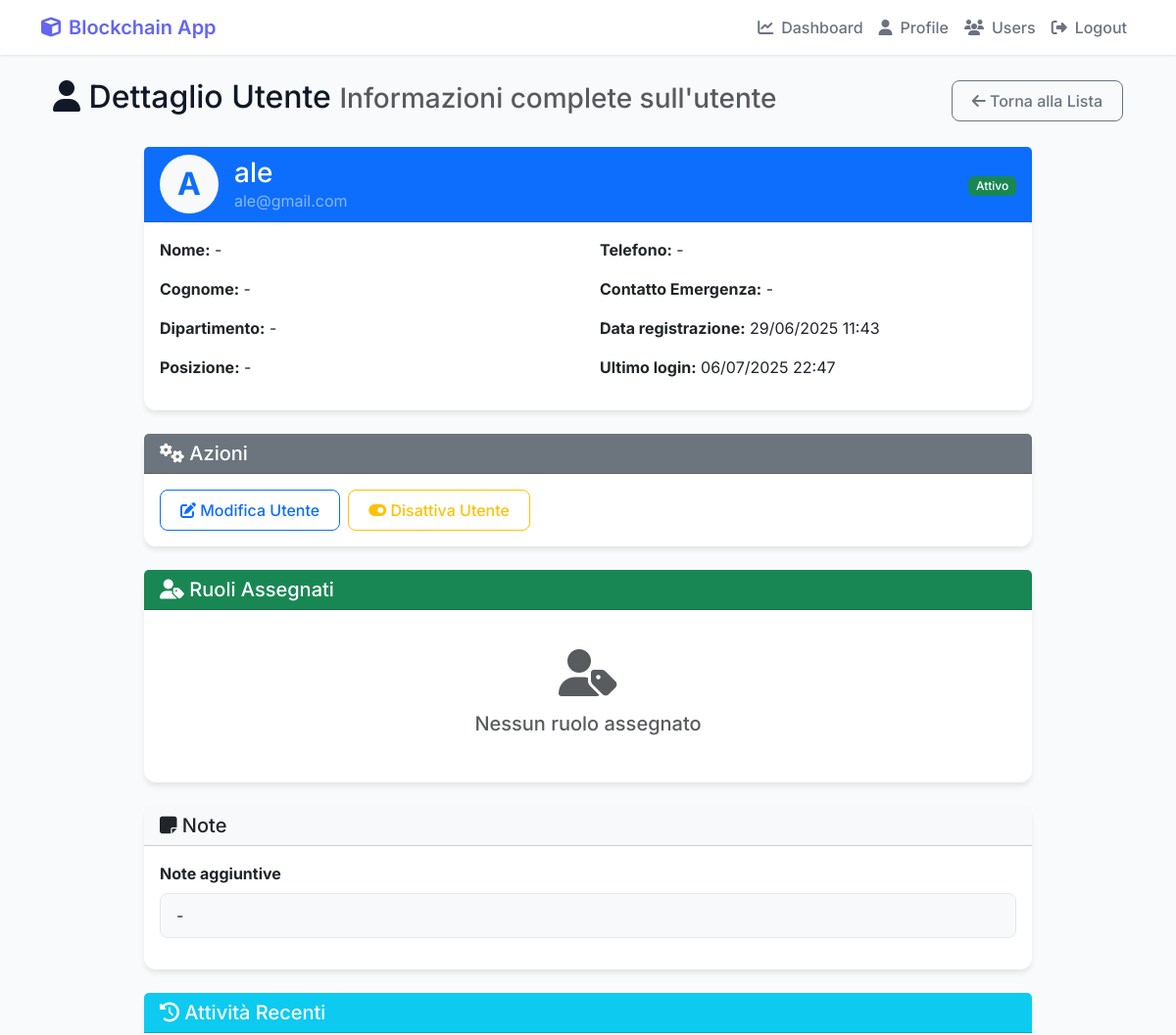
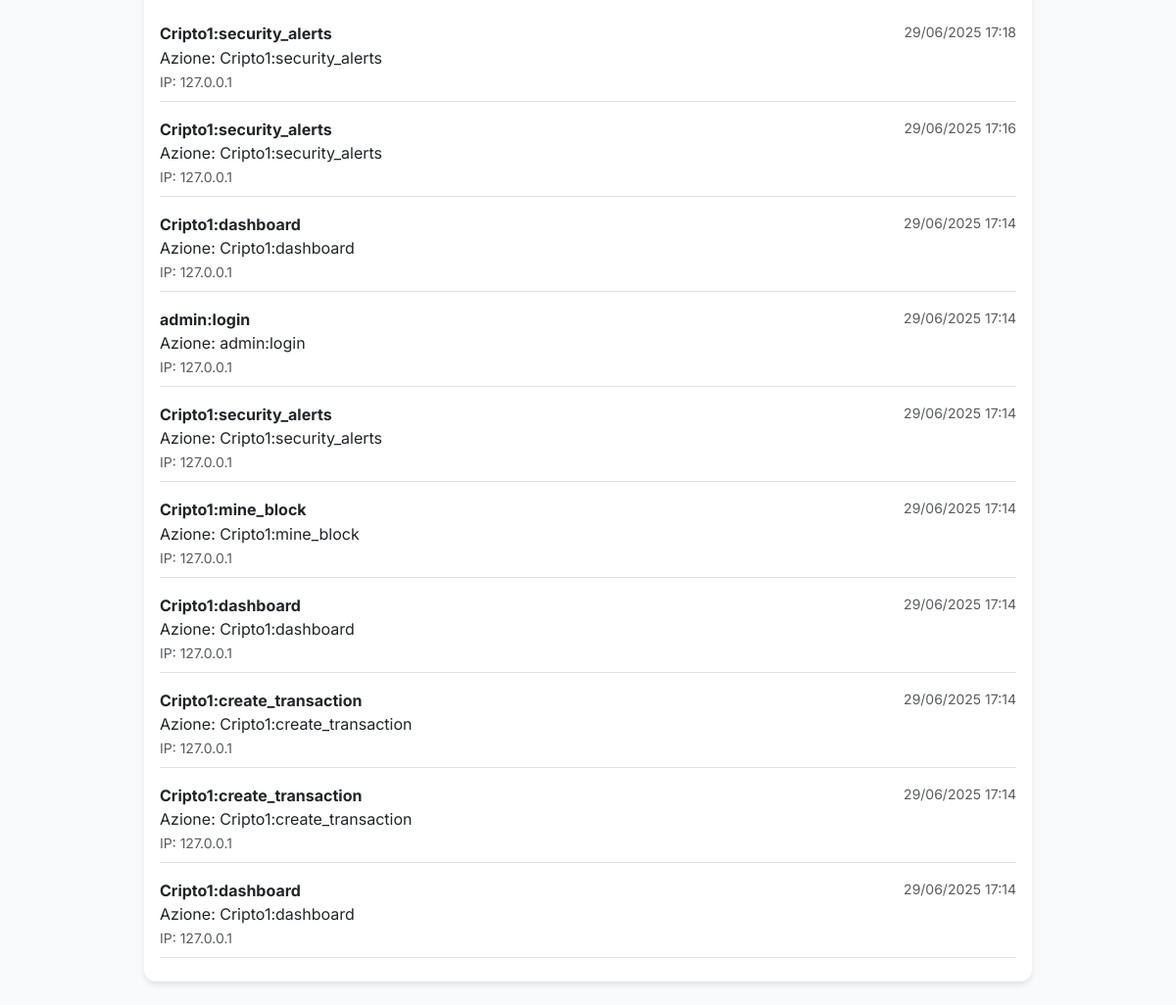
/user-management/users/4/ (signed in), run on an earlier commit of the app's database (2 pictures, top to bottom).
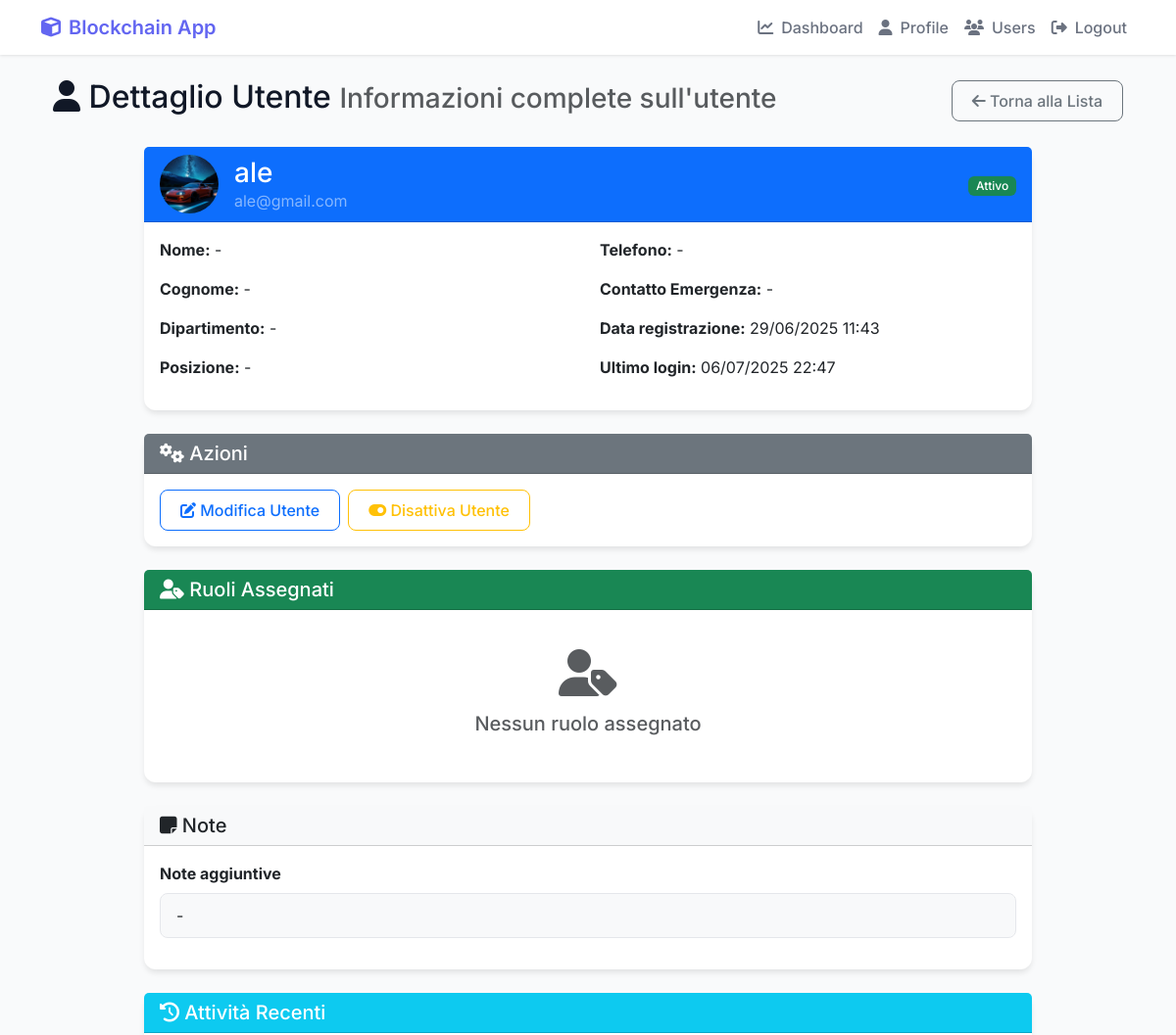
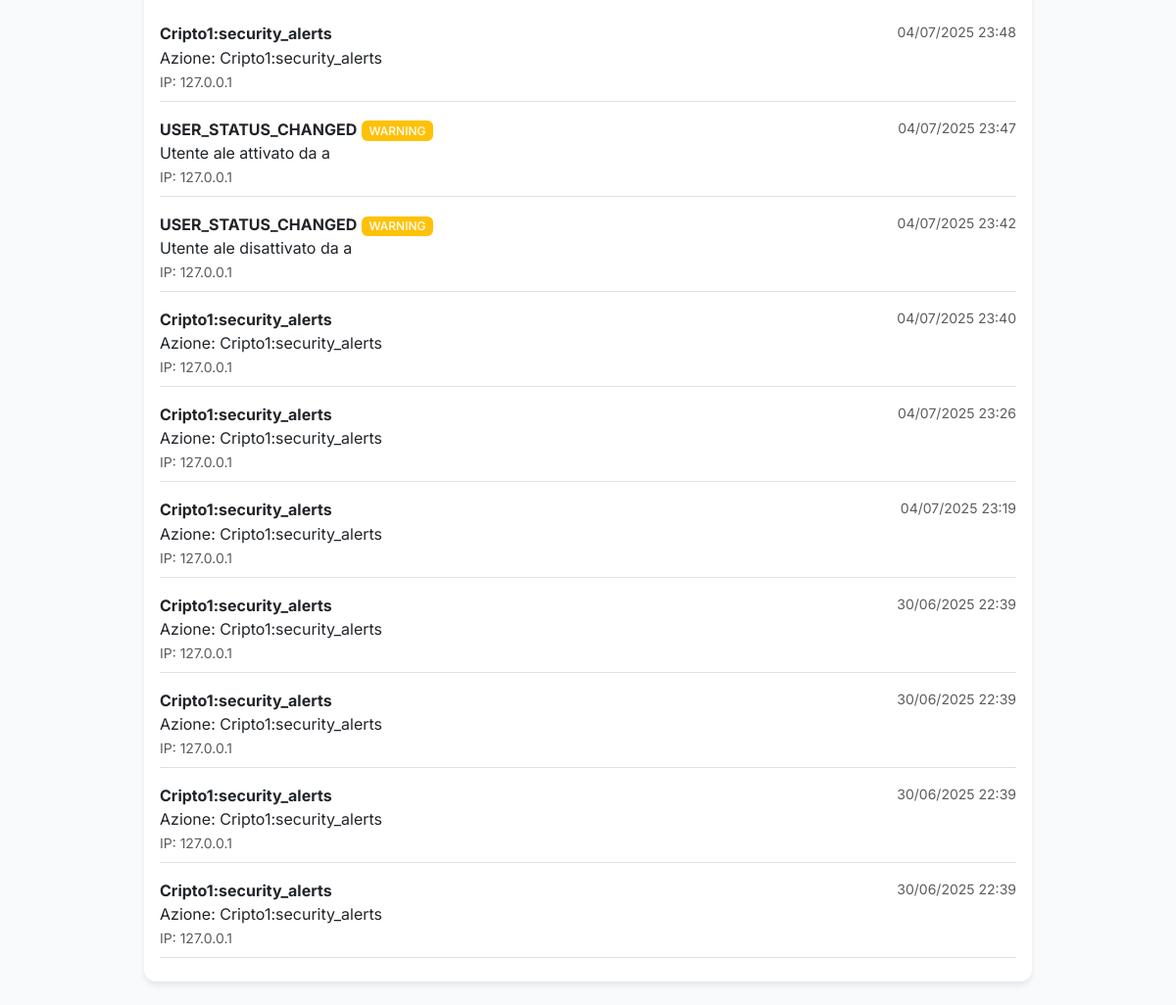
And on a later commit of the database (2 pictures, top to bottom).
### Cripto1/models.py (models this page shows, shortened)
class UserProfile(models.Model):
    user = models.OneToOneField(User, on_delete=models.CASCADE)
    user_key = models.CharField(max_length=255, unique=True) # Keep as a unique identifier (can be hash of public key)
    public_key = models.TextField(null=True, blank=True) # Allow null for existing rows
    private_key = EncryptedTextField(null=True, blank=True) # Allow null for existing rows
    balance = models.FloatField(default=0.0)
    created_at = models.DateTimeField(auto_now_add=True)
    profile_picture = models.ImageField(upload_to='profile_pics/', blank=True, null=True)
    is_active = models.BooleanField(default=True)
    last_login_ip = models.GenericIPAddressField(null=True, blank=True)
    last_login_date = models.DateTimeField(null=True, blank=True)
    login_attempts = models.IntegerField(default=0)
    locked_until = models.DateTimeField(null=True, blank=True)
    sso_provider = models.CharField(max_length=50, blank=True, null=True)  # Per SSO
    sso_id = models.CharField(max_length=255, blank=True, null=True)  # ID esterno per SSO
    department = models.CharField(max_length=100, blank=True, null=True)
    position = models.CharField(max_length=100, blank=True, null=True)
    phone = models.CharField(max_length=20, blank=True, null=True)
    emergency_contact = models.CharField(max_length=255, blank=True, null=True)
    notes = models.TextField(blank=True, null=True)
    def is_locked(self):
        if self.locked_until and timezone.now() < self.locked_until:
            return True
        return False
    def update_last_login(self, ip_address=None):
        self.last_login_date = timezone.now()
        if ip_address:
            self.last_login_ip = ip_address
        self.save()

class AuditLog(models.Model):
    ACTION_TYPES = [
        ('LOGIN', 'Login'),
        ('LOGOUT', 'Logout'),
        ('REGISTER', 'Registrazione'),
        ('CREATE_TRANSACTION', 'Creazione Transazione'),
        ('VIEW_TRANSACTION', 'Visualizzazione Transazione'),
        ('DOWNLOAD_FILE', 'Download File'),
        ('DECRYPT_MESSAGE', 'Decifratura Messaggio'),
        ('MINE_BLOCK', 'Mining Blocco'),
        ('EDIT_PROFILE', 'Modifica Profilo'),
        ('ADMIN_ACTION', 'Azione Amministrativa'),
        ('SECURITY_EVENT', 'Evento di Sicurezza'),
        ('EXPORT_DATA', 'Export Dati'),
        ('VERIFY_BLOCKCHAIN', 'Verifica Blockchain'),
        ('USER_MANAGEMENT', 'Gestione Utenti'),
        ('SYSTEM_EVENT', 'Evento di Sistema'),
        ('ROLE_ASSIGNMENT', 'Assegnazione Ruolo'),
        ('PERMISSION_CHANGE', 'Modifica Permessi'),
        ('USER_ACTIVATION', 'Attivazione Utente'),
        ('USER_DEACTIVATION', 'Disattivazione Utente'),
        ('SSO_LOGIN', 'Login SSO'),
    ]
    SEVERITY_LEVELS = [
        ('LOW', 'Basso'),
        ('MEDIUM', 'Medio'),
        ('HIGH', 'Alto'),
        ('CRITICAL', 'Critico'),
    ]
    user = models.ForeignKey(User, on_delete=models.SET_NULL, null=True, blank=True, related_name='audit_logs')
    action_type = models.CharField(max_length=50, choices=ACTION_TYPES)
    severity = models.CharField(max_length=20, choices=SEVERITY_LEVELS, default='MEDIUM')
    description = models.TextField()
    ip_address = models.GenericIPAddressField(null=True, blank=True)
    user_agent = models.TextField(blank=True)
    session_id = models.CharField(max_length=255, blank=True)
    related_object_type = models.CharField(max_length=100, blank=True)  # es: 'Transaction', 'Block', 'UserProfile'
    related_object_id = models.IntegerField(null=True, blank=True)
    additional_data = models.JSONField(default=dict, blank=True)  # Dati aggiuntivi in formato JSON
    timestamp = models.DateTimeField(auto_now_add=True)
    success = models.BooleanField(default=True)  # Se l'azione è stata completata con successo
    error_message = models.TextField(blank=True)  # Messaggio di errore se success=False
    class Meta:
        ordering = ['-timestamp']
        verbose_name = "Audit Log"
        verbose_name_plural = "Audit Logs"
        indexes = [
            models.Index(fields=['user', 'action_type', 'timestamp']),
            models.Index(fields=['action_type', 'severity', 'timestamp']),
            models.Index(fields=['ip_address', 'timestamp']),
        ]
    @classmethod
    def log_action(cls, user=None, action_type=None, description="", severity='MEDIUM',
                   ip_address=None, user_agent="", session_id="", related_object_type="",
                   related_object_id=None, additional_data=None, success=True, error_message=""):
        try:
            return cls.objects.create(
                user=user,
                action_type=action_type,
                severity=severity,
                description=description,
                ip_address=ip_address,
                user_agent=user_agent,
                session_id=session_id,
                related_object_type=related_object_type,
                related_object_id=related_object_id,
                additional_data=additional_data or {},
                success=success,
                error_message=error_message
            )
        except Exception as e:
            print(f"Errore durante la creazione del log di audit: {e}")
            return None

### Cripto1/views.py (the view)
    def wrapper(request, *args, **kwargs):
        if not request.user.is_authenticated:
            messages.error(request, "Devi essere autenticato per accedere a questa sezione.")
            return redirect('Cripto1:login')
        return view_func(request, *args, **kwargs)

### Cripto1/views.py (called while the page is built)
def user_management_required(view_func):
    def wrapper(request, *args, **kwargs):
        if not request.user.is_authenticated:
            messages.error(request, "Devi essere autenticato per accedere a questa sezione.")
            return redirect('Cripto1:login')
        return view_func(request, *args, **kwargs)
    return wrapper

### Cripto1/templates/Cripto1/user_management/user_detail.html (shortened to what the changed rows need)
{% extends 'Cripto1/base.html' %}
{% load static %}
{% block content %}
<div class="container-fluid mt-4">
    <div class="row">
        <div class="col-12">
            <div class="d-flex justify-content-between align-items-center mb-4">
                <h2>
                    <i class="fas fa-user"></i> Dettaglio Utente
                    <small class="text-muted">Informazioni complete sull'utente</small>
                </h2>
            </div>
        </div>
    </div>
    <div class="row justify-content-center">
        <div class="col-12 col-lg-10">
            <div class="card border-primary mb-4">
                <div class="card-header bg-primary text-white d-flex align-items-center">
                    <div class="me-3">
                        {% if user_profile.profile_picture %}
                            <img src="{{ user_profile.profile_picture.url }}" alt="Avatar" class="rounded-circle" style="width:60px;height:60px;object-fit:cover;">
                        {% else %}
                            <span class="avatar bg-light text-primary fw-bold" style="width:60px;height:60px;display:inline-flex;align-items:center;justify-content:center;font-size:2rem;border-radius:50%;">{{ user_profile.user.username|first|upper }}</span>
                        {% endif %}
                    </div>
                    <div class="flex-grow-1">
                        <h3 class="mb-0">{{ user_profile.user.username }}</h3>
                        <div class="text-white-50">{{ user_profile.user.email|default:"Nessuna email" }}</div>
                    </div>
                </div>
                <div class="card-body">
                    <div class="row">
                        <div class="col-md-6">
                            <p><strong>Nome:</strong> {{ user_profile.user.first_name|default:"-" }}</p>
                            <p><strong>Cognome:</strong> {{ user_profile.user.last_name|default:"-" }}</p>
                            <p><strong>Dipartimento:</strong> {{ user_profile.department|default:"-" }}</p>
                            <p><strong>Posizione:</strong> {{ user_profile.position|default:"-" }}</p>
                        </div>
                        <div class="col-md-6">
                            <p><strong>Telefono:</strong> {{ user_profile.phone|default:"-" }}</p>
                            <p><strong>Contatto Emergenza:</strong> {{ user_profile.emergency_contact|default:"-" }}</p>
                            <p><strong>Data registrazione:</strong> {{ user_profile.created_at|date:"d/m/Y H:i" }}</p>
                            <p><strong>Ultimo login:</strong> {{ user_profile.last_login_date|date:"d/m/Y H:i"|default:"Mai" }}</p>
                        </div>
                    </div>
                </div>
            </div>
            <div class="card border-light mb-4">
                <div class="card-body">
                    <div class="mb-3">
                        <label class="form-label fw-bold">Note aggiuntive</label>
                        <div class="form-control bg-light">{{ user_profile.notes|default:'-' }}</div>
                    </div>
                </div>
            </div>
            <div class="card border-info mb-4">
                <div class="card-body">
                    {% if recent_activities %}
                        {% for activity in recent_activities %}
                        <div class="border-bottom py-2 mb-2">
                            <div class="d-flex justify-content-between">
                                <div>
                                    <strong>{{ activity.action_type }}</strong>
                                    <span class="badge bg-{{ activity.severity|lower }}">{{ activity.severity }}</span>
                                </div>
                                <div class="text-muted small">{{ activity.timestamp|date:"d/m/Y H:i" }}</div>
                            </div>
                            <div>{{ activity.description }}</div>
                            {% if activity.ip_address %}
                                <small class="text-muted">IP: {{ activity.ip_address }}</small>
                            {% endif %}
                        </div>
                        {% endfor %}
                    {% else %}
                        <div class="text-center py-4">
                            <i class="fas fa-history fa-3x text-muted mb-3"></i>
                            <h5 class="text-muted">Nessuna attività recente</h5>
                        </div>
                    {% endif %}
                </div>
            </div>
        </div>
    </div>
</div>
{% endblock %}

What changed in the data, as far as the page shows it:
no longer on this page (row unchanged): AuditLog: action_type "Cripto1:security_alerts", timestamp "29/06/2025 17:18", description "Azione: Cripto1:security_alerts", ip_address "127.0.0.1"
no longer on this page (row unchanged): AuditLog: action_type "Cripto1:security_alerts", timestamp "29/06/2025 17:16", description "Azione: Cripto1:security_alerts", ip_address "127.0.0.1"
no longer on this page (row unchanged): AuditLog: action_type "Cripto1:dashboard", timestamp "29/06/2025 17:14", description "Azione: Cripto1:dashboard", ip_address "127.0.0.1"
no longer on this page (row unchanged): AuditLog: action_type "admin:login", timestamp "29/06/2025 17:14", description "Azione: admin:login", ip_address "127.0.0.1"
no longer on this page (row unchanged): AuditLog: action_type "Cripto1:security_alerts", timestamp "29/06/2025 17:14", description "Azione: Cripto1:security_alerts", ip_address "127.0.0.1"
no longer on this page (row unchanged): AuditLog: action_type "Cripto1:mine_block", timestamp "29/06/2025 17:14", description "Azione: Cripto1:mine_block", ip_address "127.0.0.1"
no longer on this page (row unchanged): AuditLog: action_type "Cripto1:dashboard", timestamp "29/06/2025 17:14", description "Azione: Cripto1:dashboard", ip_address "127.0.0.1"
no longer on this page (row unchanged): AuditLog: action_type "Cripto1:create_transaction", timestamp "29/06/2025 17:14", description "Azione: Cripto1:create_transaction", ip_address "127.0.0.1"
no longer on this page (row unchanged): AuditLog: action_type "Cripto1:create_transaction", timestamp "29/06/2025 17:14", description "Azione: Cripto1:create_transaction", ip_address "127.0.0.1"
no longer on this page (row unchanged): AuditLog: action_type "Cripto1:dashboard", timestamp "29/06/2025 17:14", description "Azione: Cripto1:dashboard", ip_address "127.0.0.1"
changed UserProfile "ale": profile_picture: picture added; user.username|first "A" → (not shown)
added AuditLog: action_type "Cripto1:security_alerts", timestamp "04/07/2025 23:48", description "Azione: Cripto1:security_alerts", ip_address "127.0.0.1"
added AuditLog: action_type "USER_STATUS_CHANGED", severity "WARNING", timestamp "04/07/2025 23:47", description "Utente ale attivato da a", ip_address "127.0.0.1"
added AuditLog: action_type "USER_STATUS_CHANGED", severity "WARNING", timestamp "04/07/2025 23:42", description "Utente ale disattivato da a", ip_address "127.0.0.1"
added AuditLog: action_type "Cripto1:security_alerts", timestamp "04/07/2025 23:40", description "Azione: Cripto1:security_alerts", ip_address "127.0.0.1"
added AuditLog: action_type "Cripto1:security_alerts", timestamp "04/07/2025 23:26", description "Azione: Cripto1:security_alerts", ip_address "127.0.0.1"
added AuditLog: action_type "Cripto1:security_alerts", timestamp "04/07/2025 23:19", description "Azione: Cripto1:security_alerts", ip_address "127.0.0.1"
added AuditLog: action_type "Cripto1:security_alerts", timestamp "30/06/2025 22:39", description "Azione: Cripto1:security_alerts", ip_address "127.0.0.1"
added AuditLog: action_type "Cripto1:security_alerts", timestamp "30/06/2025 22:39", description "Azione: Cripto1:security_alerts", ip_address "127.0.0.1"
added AuditLog: action_type "Cripto1:security_alerts", timestamp "30/06/2025 22:39", description "Azione: Cripto1:security_alerts", ip_address "127.0.0.1"
added AuditLog: action_type "Cripto1:security_alerts", timestamp "30/06/2025 22:39", description "Azione: Cripto1:security_alerts", ip_address "127.0.0.1"
